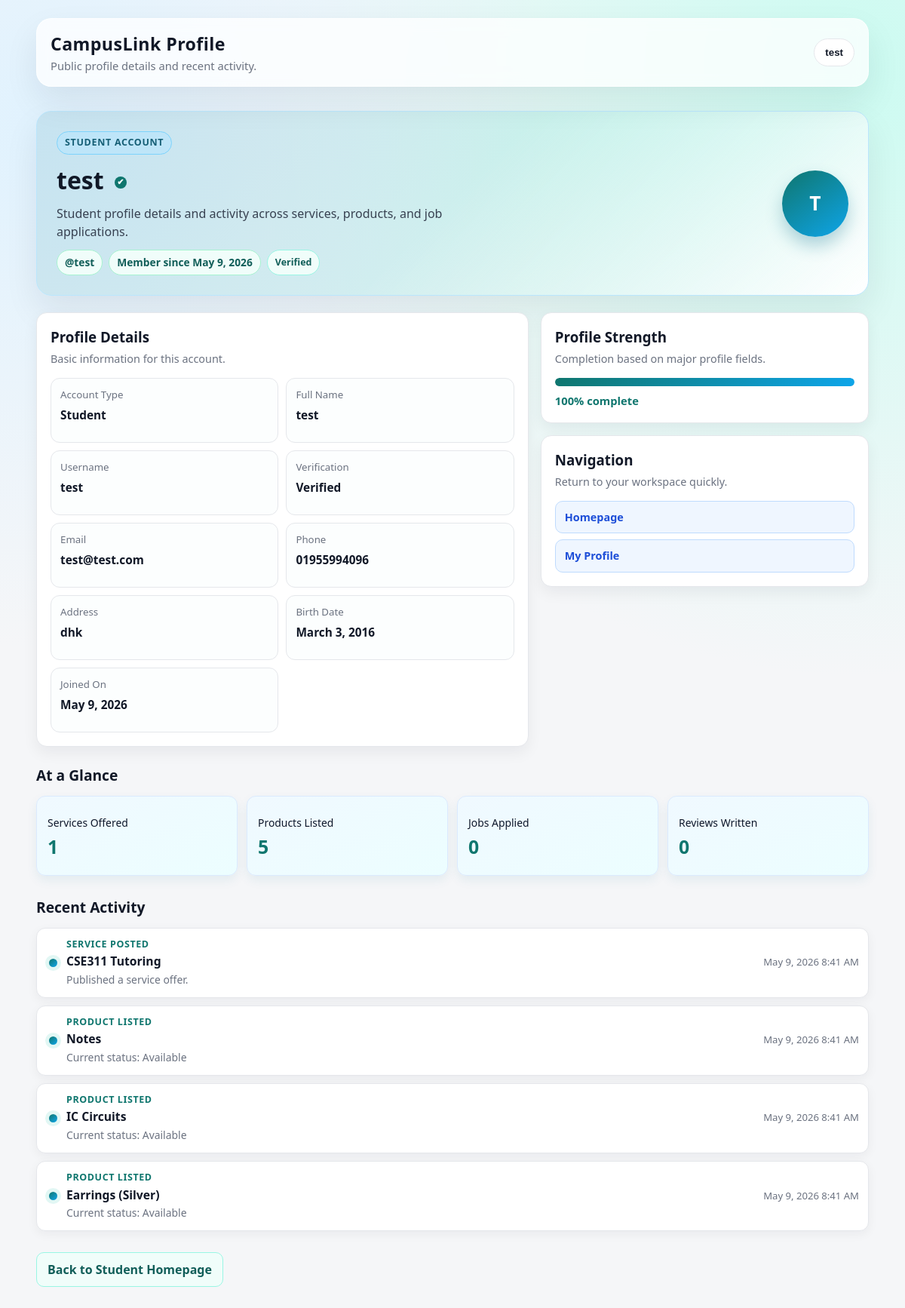
Screenshot of /profile.php?type=student&id=1 (signed in) with the database file from the repository.
### tables this page shows
CREATE TABLE students(
	student_id INT(11) UNSIGNED PRIMARY KEY AUTO_INCREMENT,
    username VARCHAR(255) UNIQUE NOT NULL,
    passwd VARCHAR(255) NOT NULL,
    f_name VARCHAR(255) NOT NULL,
    m_name VARCHAR(255),
    l_name VARCHAR(255),
    address VARCHAR(255) NOT NULL,
    birth_day DATE NOT NULL,
    created_at DATETIME NOT NULL DEFAULT CURRENT_TIMESTAMP,
    email VARCHAR(255) UNIQUE NOT NULL,
    phone VARCHAR(20),
    verification_code VARCHAR(6) DEFAULT NULL,
    is_verified TINYINT(1) NOT NULL DEFAULT 0
);

CREATE TABLE services (
    service_id INT UNSIGNED AUTO_INCREMENT PRIMARY KEY,
    student_id INT UNSIGNED NOT NULL,
    service_title VARCHAR(255) NOT NULL,
    description TEXT,
    price DECIMAL(10,2),
    created_at DATETIME NOT NULL DEFAULT CURRENT_TIMESTAMP,

    FOREIGN KEY (student_id) REFERENCES students(student_id)
        ON DELETE CASCADE
);

CREATE TABLE products (
    product_id INT UNSIGNED AUTO_INCREMENT PRIMARY KEY,
    owner_id INT UNSIGNED NOT NULL,
    product_title VARCHAR(255) NOT NULL,
    description TEXT,
    price DECIMAL(10,2),
    qty INT(6),
    status ENUM('available', 'sold') NOT NULL DEFAULT 'available',
    created_at DATETIME NOT NULL DEFAULT CURRENT_TIMESTAMP,

    FOREIGN KEY (owner_id) REFERENCES students(student_id)
        ON DELETE CASCADE
);

### profile.php (the view, shortened to what this page needs)
<?php
require_once 'connection.php';
require_once 'verification_helpers.php';
function isFilled($value)
{
    return trim((string) $value) !== '';
}
function normalizeValue($value, $fallback = 'Not provided')
{
    $trimmed = trim((string) $value);
    return $trimmed === '' ? $fallback : $trimmed;
}
function formatDateValue($value)
{
    $date = date_create((string) $value);
    return date_format($date, 'F j, Y');
}
function formatDateTimeValue($value)
{
    $date = date_create((string) $value);
    return date_format($date, 'M j, Y g:i A');
}
function fetchCount($con, $sql, $id)
{
    $stmt = mysqli_prepare($con, $sql);
    mysqli_stmt_bind_param($stmt, 'i', $id);
    mysqli_stmt_execute($stmt);
    $result = mysqli_stmt_get_result($stmt);
    $row = $result ? mysqli_fetch_assoc($result) : null;
    return (int) ($row['total'] ?? 0);
}
function fetchRows($con, $sql, $id)
{
    $rows = [];
    $stmt = mysqli_prepare($con, $sql);
    mysqli_stmt_bind_param($stmt, 'i', $id);
    mysqli_stmt_execute($stmt);
    $result = mysqli_stmt_get_result($stmt);
    if ($result) {
        while ($row = mysqli_fetch_assoc($result)) {
            $rows[] = $row;
        }
    }
    return $rows;
}
function buildInitials($name)
{
    $parts = preg_split('/\s+/', trim((string) $name));
    $letters = '';
    foreach ($parts as $part) {
        $letters .= strtoupper(substr($part, 0, 1));
    }
    return $letters === '' ? 'U' : $letters;
}
$viewerRole = $_SESSION['role'];
$homePath = $viewerRole === 'company' ? 'compHomepage.php' : 'homepage.php';
$homeLabel = $viewerRole === 'company' ? 'Back to Company Homepage' : 'Back to Student Homepage';
$targetType = $_GET['type'] ?? '';
$targetType = in_array($targetType, ['student', 'company'], true) ? $targetType : '';
$targetId = (int) ($_GET['id'] ?? 0);
$displayName = 'Unknown User';
$accountType = ucfirst($targetType);
$roleMessage = '';
$memberSince = '';
$usernameTag = '';
$profileCompletion = 0;
$profileData = [];
$profileStats = [];
$activityItems = [];
$isVerified = false;
if ($targetType === 'student') {
    $stmt = mysqli_prepare(
        $con,
        'SELECT student_id, username, f_name, m_name, l_name, address, birth_day, email, phone, created_at, is_verified
         FROM students
         WHERE student_id = ?
         LIMIT 1'
    );
    if ($stmt) {
        mysqli_stmt_bind_param($stmt, 'i', $targetId);
        mysqli_stmt_execute($stmt);
        $result = mysqli_stmt_get_result($stmt);
        $student = $result ? mysqli_fetch_assoc($result) : null;
        if ($student) {
            $fullName = trim(
                ($student['f_name'] ?? '') . ' ' .
                ($student['m_name'] ?? '') . ' ' .
                ($student['l_name'] ?? '')
            );
            $displayName = $fullName;
            $isVerified = isVerifiedUser($student['is_verified'] ?? 0);
            $usernameTag = '@' . normalizeValue($student['username'] ?? '');
            $memberSince = formatDateValue($student['created_at'] ?? null);
            $roleMessage = 'Student profile details and activity across services, products, and job applications.';
            $profileData = [
                'Account Type' => $accountType,
                'Full Name' => normalizeValue($fullName),
                'Username' => normalizeValue($student['username'] ?? ''),
                'Verification' => renderVerificationStatus($isVerified),
                'Email' => normalizeValue($student['email'] ?? ''),
                'Phone' => normalizeValue($student['phone'] ?? ''),
                'Address' => normalizeValue($student['address'] ?? ''),
                'Birth Date' => formatDateValue($student['birth_day'] ?? null),
                'Joined On' => formatDateValue($student['created_at'] ?? null),
            ];
            $profileStats = [
                'Services Offered' => fetchCount($con, 'SELECT COUNT(*) AS total FROM services WHERE student_id = ?', $targetId),
                'Products Listed' => fetchCount($con, 'SELECT COUNT(*) AS total FROM products WHERE owner_id = ?', $targetId),
                'Jobs Applied' => fetchCount($con, 'SELECT COUNT(*) AS total FROM apply_job WHERE applicant_id = ?', $targetId),
                'Reviews Written' => fetchCount($con, 'SELECT COUNT(*) AS total FROM reviews WHERE reviewer_id = ?', $targetId),
            ];
            $completionFields = [
                $fullName,
                $student['username'] ?? '',
                $student['email'] ?? '',
                $student['address'] ?? '',
                $student['birth_day'] ?? '',
                $student['phone'] ?? '',
            ];
            $filledFields = 0;
            foreach ($completionFields as $field) {
                if (isFilled($field)) {
                    $filledFields++;
                }
            }
            $profileCompletion = (int) round(($filledFields / count($completionFields)) * 100);
            $serviceRows = fetchRows(
                $con,
                'SELECT service_title AS title, created_at
                 FROM services
                 WHERE student_id = ?
                 ORDER BY created_at DESC
                 LIMIT 3',
                $targetId
            );
            foreach ($serviceRows as $row) {
                $activityItems[] = [
                    'type' => 'Service Posted',
                    'title' => normalizeValue($row['title'] ?? ''),
                    'meta' => 'Published a service offer.',
                    'time_raw' => $row['created_at'] ?? '',
                ];
            }
            $productRows = fetchRows(
                $con,
                'SELECT product_title AS title, status, created_at
                 FROM products
                 WHERE owner_id = ?
                 ORDER BY created_at DESC
                 LIMIT 3',
                $targetId
            );
            foreach ($productRows as $row) {
                $status = ucfirst(strtolower((string) ($row['status'] ?? 'available')));
                $activityItems[] = [
                    'type' => 'Product Listed',
                    'title' => normalizeValue($row['title'] ?? ''),
                    'meta' => 'Current status: ' . $status,
                    'time_raw' => $row['created_at'] ?? '',
                ];
            }
        }
    }
}
if (count($activityItems) > 0) {
    usort($activityItems, static function ($a, $b) {
        return strtotime((string) ($b['time_raw'] ?? '')) <=> strtotime((string) ($a['time_raw'] ?? ''));
    });
    $activityItems = array_slice($activityItems, 0, 6);
    foreach ($activityItems as $index => $item) {
        $activityItems[$index]['time'] = formatDateTimeValue($item['time_raw'] ?? '');
    }
}
$avatarInitials = buildInitials($displayName);
?>
<!DOCTYPE html>
<html lang="en">
<head>
    <?php $cssVersion = file_exists(__DIR__ . '/styles.css') ? (string) filemtime(__DIR__ . '/styles.css') : '1'; ?>
    <link rel="stylesheet" href="styles.css?v=<?php echo urlencode($cssVersion); ?>">
</head>
<body>
    <div class="container profile-page">
        <header class="topbar">
            <div class="brand">
                <h1>CampusLink Profile</h1>
                <p>Public profile details and recent activity.</p>
            </div>
            <div class="user-menu">
                <button class="user-trigger" type="button"><?php echo htmlspecialchars($_SESSION['username'] ?? 'User'); ?></button>
            </div>
        </header>
        <section class="profile-hero-card">
            <div class="profile-hero-copy">
                <p class="profile-badge"><?php echo htmlspecialchars($accountType); ?> Account</p>
                <h2><?php echo renderVerifiedName($displayName, $isVerified); ?></h2>
                <p class="profile-subtitle"><?php echo htmlspecialchars($roleMessage); ?></p>
                <div class="profile-pill-row">
                    <span class="profile-pill"><?php echo htmlspecialchars($usernameTag); ?></span>
                    <span class="profile-pill">Member since <?php echo htmlspecialchars($memberSince); ?></span>
                    <?php if ($targetType === 'student'): ?>
                        <span class="verified-status"><?php echo htmlspecialchars(renderVerificationStatus($isVerified)); ?></span>
                    <?php endif; ?>
                </div>
            </div>
            <div class="profile-avatar" aria-hidden="true"><?php echo htmlspecialchars($avatarInitials); ?></div>
        </section>
        <div class="profile-layout">
            <section class="profile-card">
                <div class="profile-card-head">
                    <h3>Profile Details</h3>
                    <p>Basic information for this account.</p>
                </div>
                <div class="profile-details-grid">
                    <?php foreach ($profileData as $label => $value): ?>
                        <div class="profile-detail-item">
                            <p class="profile-detail-label"><?php echo htmlspecialchars($label); ?></p>
                            <p class="profile-detail-value"><?php echo htmlspecialchars((string) $value); ?></p>
                        </div>
                    <?php endforeach; ?>
                </div>
            </section>
            <aside class="profile-side-stack">
                <section class="profile-card">
                    <div class="profile-card-head">
                        <h3>Profile Strength</h3>
                        <p>Completion based on major profile fields.</p>
                    </div>
                    <div class="profile-progress-wrap">
                        <div class="profile-progress-track">
                            <span style="width: <?php echo (int) $profileCompletion; ?>%;"></span>
                        </div>
                        <p class="profile-progress-value"><?php echo (int) $profileCompletion; ?>% complete</p>
                    </div>
                </section>
                <section class="profile-card">
                    <div class="profile-card-head">
                        <h3>Navigation</h3>
                        <p>Return to your workspace quickly.</p>
                    </div>
                    <div class="profile-links">
                        <a class="profile-quick-link" href="<?php echo htmlspecialchars($homePath); ?>">Homepage</a>
                        <a class="profile-quick-link" href="myProfile.php">My Profile</a>
                    </div>
                </section>
            </aside>
        </div>
        <section class="section">
            <h3>At a Glance</h3>
            <div class="profile-stat-grid">
                <?php foreach ($profileStats as $label => $value): ?>
                    <article class="profile-stat-card">
                        <p class="profile-stat-label"><?php echo htmlspecialchars($label); ?></p>
                        <p class="profile-stat-value"><?php echo (int) $value; ?></p>
                    </article>
                <?php endforeach; ?>
            </div>
        </section>
        <section class="section">
            <h3>Recent Activity</h3>
            <?php if (count($activityItems) > 0): ?>
                <div class="profile-timeline">
                    <?php foreach ($activityItems as $item): ?>
                        <article class="profile-activity-item">
                            <div class="profile-activity-mark"></div>
                            <div>
                                <p class="profile-activity-type"><?php echo htmlspecialchars($item['type']); ?></p>
                                <h4 class="profile-activity-title"><?php echo htmlspecialchars($item['title']); ?></h4>
                                <p class="profile-activity-meta"><?php echo htmlspecialchars($item['meta']); ?></p>
                            </div>
                            <p class="profile-activity-time"><?php echo htmlspecialchars($item['time']); ?></p>
                        </article>
                    <?php endforeach; ?>
                </div>
            <?php else: ?>
                <p class="empty">No recent activity available for this account.</p>
            <?php endif; ?>
        </section>
        <section class="section">
            <a class="profile-home-link" href="<?php echo htmlspecialchars($homePath); ?>"><?php echo htmlspecialchars($homeLabel); ?></a>
        </section>
    </div>
</body>
</html>

### rows the page displays
students: username "@test", created_at "May 9, 2026", is_verified "Verified", avatarInitials "T", username "test", email "test@test.com", phone "01955994096", address "dhk"
services: type "SERVICE POSTED", service_title "CSE311 Tutoring", meta "Published a service offer.", time "May 9, 2026 8:41 AM"
products: type "PRODUCT LISTED", product_title "Notes", meta "Current status: Available", time "May 9, 2026 8:41 AM"
products: type "PRODUCT LISTED", product_title "IC Circuits", meta "Current status: Available", time "May 9, 2026 8:41 AM"
products: type "PRODUCT LISTED", product_title "Earrings (Silver)", meta "Current status: Available", time "May 9, 2026 8:41 AM"

### other values shown
$_SESSION['username'] "test"
$accountType "STUDENT"
$safeName "test"
$roleMessage "Student profile details and activity across services, products, and job applications."
$label "Account Type"
$value "Student"
$label "Full Name"
$value "test"
$label "Username"
$label "Verification"
$value "Verified"
$label "Email"
$label "Phone"
$label "Address"
$label "Birth Date"
